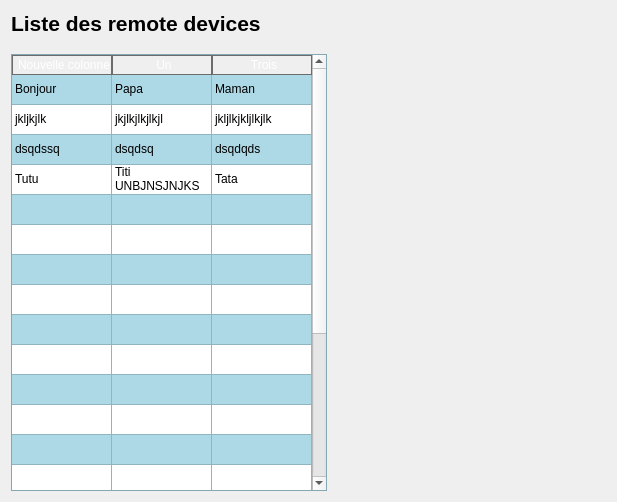
<?xml version="1.0" encoding="UTF-8"?>
<ui version="4.0">
 <class>DeviceControl</class>
 <widget class="QWidget" name="DeviceControl">
  <property name="geometry">
   <rect>
    <x>0</x>
    <y>0</y>
    <width>617</width>
    <height>502</height>
   </rect>
  </property>
  <property name="sizePolicy">
   <sizepolicy hsizetype="Expanding" vsizetype="Expanding">
    <horstretch>0</horstretch>
    <verstretch>0</verstretch>
   </sizepolicy>
  </property>
  <property name="windowTitle">
   <string>Form</string>
  </property>
  <layout class="QVBoxLayout" name="mainLayout">
   <property name="spacing">
    <number>18</number>
   </property>
   <item>
    <widget class="QLabel" name="label">
     <property name="font">
      <font>
       <pointsize>16</pointsize>
       <weight>75</weight>
       <bold>true</bold>
      </font>
     </property>
     <property name="text">
      <string>Liste des remote devices</string>
     </property>
    </widget>
   </item>
   <item>
    <layout class="QHBoxLayout" name="horizontalLayout_2">
     <item>
      <widget class="QTableWidget" name="tableWidget">
       <property name="sizePolicy">
        <sizepolicy hsizetype="Expanding" vsizetype="Expanding">
         <horstretch>0</horstretch>
         <verstretch>0</verstretch>
        </sizepolicy>
       </property>
       <property name="minimumSize">
        <size>
         <width>0</width>
         <height>100</height>
        </size>
       </property>
       <property name="styleSheet">
        <string notr="true"> QHeaderView::section {
     background-color: qlineargradient(x1:0, y1:0, x2:0, y2:1,
                                       stop:0 #616161, stop: 0.5 #505050,
                                       stop: 0.6 #434343, stop:1 #656565);
     color: white;
     padding-left: 4px;
     border: 1px solid #6c6c6c;
 }

QTableWidget { alternate-background-color: white; 
background-color: lightblue; }
</string>
       </property>
       <property name="midLineWidth">
        <number>3</number>
       </property>
       <property name="sizeAdjustPolicy">
        <enum>QAbstractScrollArea::AdjustToContents</enum>
       </property>
       <property name="alternatingRowColors">
        <bool>true</bool>
       </property>
       <property name="rowCount">
        <number>20</number>
       </property>
       <attribute name="horizontalHeaderStretchLastSection">
        <bool>true</bool>
       </attribute>
       <attribute name="verticalHeaderVisible">
        <bool>false</bool>
       </attribute>
       <attribute name="verticalHeaderCascadingSectionResizes">
        <bool>true</bool>
       </attribute>
       <row>
        <property name="text">
         <string/>
        </property>
       </row>
       <row>
        <property name="text">
         <string/>
        </property>
       </row>
       <row>
        <property name="text">
         <string/>
        </property>
       </row>
       <row>
        <property name="text">
         <string/>
        </property>
       </row>
       <row/>
       <row/>
       <row/>
       <row/>
       <row/>
       <row/>
       <row/>
       <row/>
       <row/>
       <row/>
       <row/>
       <row/>
       <row/>
       <row/>
       <row/>
       <row/>
       <column>
        <property name="text">
         <string>Nouvelle colonne</string>
        </property>
       </column>
       <column>
        <property name="text">
         <string>Un</string>
        </property>
       </column>
       <column>
        <property name="text">
         <string>Trois</string>
        </property>
       </column>
       <item row="0" column="0">
        <property name="text">
         <string>Bonjour</string>
        </property>
       </item>
       <item row="0" column="1">
        <property name="text">
         <string>Papa</string>
        </property>
       </item>
       <item row="0" column="2">
        <property name="text">
         <string>Maman</string>
        </property>
       </item>
       <item row="1" column="0">
        <property name="text">
         <string>jkljkjlk</string>
        </property>
       </item>
       <item row="1" column="1">
        <property name="text">
         <string>jkjlkjlkjlkjl</string>
        </property>
       </item>
       <item row="1" column="2">
        <property name="text">
         <string>jkljlkjkljlkjlk</string>
        </property>
       </item>
       <item row="2" column="0">
        <property name="text">
         <string>dsqdssq</string>
        </property>
       </item>
       <item row="2" column="1">
        <property name="text">
         <string>dsqdsq</string>
        </property>
       </item>
       <item row="2" column="2">
        <property name="text">
         <string>dsqdqds</string>
        </property>
       </item>
       <item row="3" column="0">
        <property name="text">
         <string>Tutu</string>
        </property>
       </item>
       <item row="3" column="1">
        <property name="text">
         <string>Titi UNBJNSJNJKS</string>
        </property>
       </item>
       <item row="3" column="2">
        <property name="text">
         <string>Tata</string>
        </property>
       </item>
      </widget>
     </item>
     <item>
      <spacer name="horizontalSpacer_2">
       <property name="orientation">
        <enum>Qt::Horizontal</enum>
       </property>
       <property name="sizeHint" stdset="0">
        <size>
         <width>40</width>
         <height>20</height>
        </size>
       </property>
      </spacer>
     </item>
    </layout>
   </item>
   <item>
    <spacer name="verticalSpacer">
     <property name="orientation">
      <enum>Qt::Vertical</enum>
     </property>
     <property name="sizeType">
      <enum>QSizePolicy::Expanding</enum>
     </property>
     <property name="sizeHint" stdset="0">
      <size>
       <width>20</width>
       <height>40</height>
      </size>
     </property>
    </spacer>
   </item>
  </layout>
 </widget>
 <resources/>
 <connections/>
</ui>
